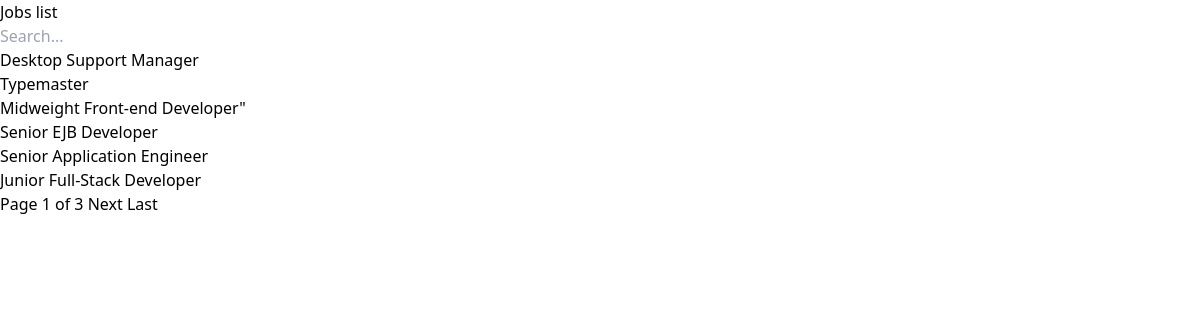
The page / on the database its author committed.
### jobs/models.py (models this page shows, shortened)
class Job(models.Model):
  uuid = models.UUIDField(primary_key=True, default=uuid.uuid4)
  position = models.CharField(max_length=255, blank=False)
  posted_at = models.DateField()
  contract = models.CharField(max_length=255, choices=CONTRACT_TYPES, verbose_name="Contract type",default="full_time")
  location = models.CharField(max_length=255, verbose_name="Job location", blank=False)
  company = models.ForeignKey(Company, on_delete=models.CASCADE, related_name="jobs")
  apply = models.URLField(max_length=255, verbose_name="Application URL", blank=False)
  description = CKEditor5Field('Job description', config_name='extends', blank=False)
  requirements = CKEditor5Field('Job requirements', config_name='extends', blank=False)
  role = CKEditor5Field('Role details', config_name='extends', blank=False)

### jobs/views.py (the view)
# urls.py: path("", JobsList.as_view(), name='job-list'),
class JobsList(ListView):
  template_name = "jobs/jobsIndex.html"
  model = Job
  context_object_name = 'jobs'
  paginate_by = 6
  def get_queryset(self):
    queryset = Job.objects.all().order_by('posted_at')
    return queryset

### templates/jobs/jobsIndex.html (shortened to what this page needs)
{% extends "base.html" %}
{% block content %}
  <h1>Jobs list</h1>
  <form action="{% url 'search' %}" method="get">
    <input name="q" type="text" placeholder="Search...">
  </form>
  <ul>
    {% for job in jobs %}
      <li>
        <a href="{% url 'job' job.uuid %}">{{ job.position }}</a>
      </li>
    {% endfor %}
  </ul>
  <div>
    <span>
      <span>Page {{ page_obj.number }} of {{ page_obj.paginator.num_pages }}</span>
      {% if page_obj.has_next %}
        <a href="?page={{ page_obj.next_page_number }}">Next</a>
        <a href="?page={{ page_obj.paginator.num_pages }}">Last</a>
      {% endif %}
    </span>
  </div>
{% endblock content %}

### rows shown on the page
Job: position "Desktop Support Manager"
Job: position "Typemaster"
Job: position "Midweight Front-end Developer\""
Job: position "Senior EJB Developer"
Job: position "Senior Application Engineer"
Job: position "Junior Full-Stack Developer"

### other values the page prints
{{ page_obj.number }} "1"
{{ page_obj.paginator.num_pages }} "3"
